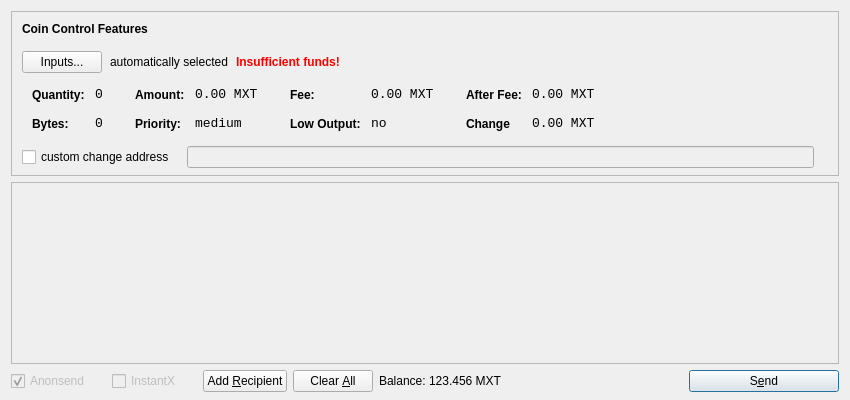
<?xml version="1.0" encoding="UTF-8"?>
<ui version="4.0">
 <class>SendCoinsDialog</class>
 <widget class="QDialog" name="SendCoinsDialog">
  <property name="geometry">
   <rect>
    <x>0</x>
    <y>0</y>
    <width>850</width>
    <height>400</height>
   </rect>
  </property>
  <property name="windowTitle">
   <string>Send Coins</string>
  </property>
  <layout class="QVBoxLayout" name="verticalLayout" stretch="0,1,0">
   <property name="bottomMargin">
    <number>8</number>
   </property>
   <item>
    <widget class="QFrame" name="frameCoinControl">
     <property name="sizePolicy">
      <sizepolicy hsizetype="Expanding" vsizetype="Expanding">
       <horstretch>0</horstretch>
       <verstretch>0</verstretch>
      </sizepolicy>
     </property>
     <property name="maximumSize">
      <size>
       <width>16777215</width>
       <height>16777215</height>
      </size>
     </property>
     <property name="frameShape">
      <enum>QFrame::StyledPanel</enum>
     </property>
     <property name="frameShadow">
      <enum>QFrame::Sunken</enum>
     </property>
     <layout class="QVBoxLayout" name="verticalLayoutCoinControl2">
      <property name="spacing">
       <number>-1</number>
      </property>
      <property name="leftMargin">
       <number>0</number>
      </property>
      <property name="topMargin">
       <number>0</number>
      </property>
      <property name="rightMargin">
       <number>0</number>
      </property>
      <property name="bottomMargin">
       <number>6</number>
      </property>
      <item>
       <layout class="QVBoxLayout" name="verticalLayoutCoinControl" stretch="0,0,0,0,1">
        <property name="spacing">
         <number>0</number>
        </property>
        <property name="leftMargin">
         <number>10</number>
        </property>
        <property name="topMargin">
         <number>10</number>
        </property>
        <item>
         <layout class="QHBoxLayout" name="horizontalLayoutCoinControl1">
          <property name="bottomMargin">
           <number>15</number>
          </property>
          <item>
           <widget class="QLabel" name="labelCoinControlFeatures">
            <property name="sizePolicy">
             <sizepolicy hsizetype="Preferred" vsizetype="Maximum">
              <horstretch>0</horstretch>
              <verstretch>0</verstretch>
             </sizepolicy>
            </property>
            <property name="font">
             <font>
              <weight>75</weight>
              <bold>true</bold>
             </font>
            </property>
            <property name="styleSheet">
             <string notr="true">font-weight:bold;</string>
            </property>
            <property name="text">
             <string>Coin Control Features</string>
            </property>
           </widget>
          </item>
         </layout>
        </item>
        <item>
         <layout class="QHBoxLayout" name="horizontalLayoutCoinControl2" stretch="0,0,0,0">
          <property name="spacing">
           <number>8</number>
          </property>
          <property name="bottomMargin">
           <number>10</number>
          </property>
          <item>
           <widget class="QPushButton" name="pushButtonCoinControl">
            <property name="styleSheet">
             <string notr="true"/>
            </property>
            <property name="text">
             <string>Inputs...</string>
            </property>
           </widget>
          </item>
          <item>
           <widget class="QLabel" name="labelCoinControlAutomaticallySelected">
            <property name="text">
             <string>automatically selected</string>
            </property>
            <property name="margin">
             <number>5</number>
            </property>
           </widget>
          </item>
          <item>
           <widget class="QLabel" name="labelCoinControlInsuffFunds">
            <property name="font">
             <font>
              <weight>75</weight>
              <bold>true</bold>
             </font>
            </property>
            <property name="styleSheet">
             <string notr="true">color:red;font-weight:bold;</string>
            </property>
            <property name="text">
             <string>Insufficient funds!</string>
            </property>
            <property name="margin">
             <number>5</number>
            </property>
           </widget>
          </item>
          <item>
           <spacer name="horizontalSpacerCoinControl">
            <property name="orientation">
             <enum>Qt::Horizontal</enum>
            </property>
            <property name="sizeHint" stdset="0">
             <size>
              <width>40</width>
              <height>1</height>
             </size>
            </property>
           </spacer>
          </item>
         </layout>
        </item>
        <item>
         <widget class="QWidget" name="widgetCoinControl" native="true">
          <property name="sizePolicy">
           <sizepolicy hsizetype="Preferred" vsizetype="Preferred">
            <horstretch>0</horstretch>
            <verstretch>0</verstretch>
           </sizepolicy>
          </property>
          <property name="minimumSize">
           <size>
            <width>0</width>
            <height>0</height>
           </size>
          </property>
          <property name="styleSheet">
           <string notr="true"/>
          </property>
          <layout class="QHBoxLayout" name="horizontalLayoutCoinControl5">
           <property name="margin">
            <number>0</number>
           </property>
           <item>
            <layout class="QHBoxLayout" name="horizontalLayoutCoinControl3" stretch="0,0,0,1">
             <property name="spacing">
              <number>20</number>
             </property>
             <property name="topMargin">
              <number>0</number>
             </property>
             <property name="bottomMargin">
              <number>10</number>
             </property>
             <item>
              <layout class="QFormLayout" name="formLayoutCoinControl1">
               <property name="horizontalSpacing">
                <number>10</number>
               </property>
               <property name="verticalSpacing">
                <number>14</number>
               </property>
               <property name="leftMargin">
                <number>10</number>
               </property>
               <property name="topMargin">
                <number>4</number>
               </property>
               <property name="rightMargin">
                <number>6</number>
               </property>
               <item row="0" column="0">
                <widget class="QLabel" name="labelCoinControlQuantityText">
                 <property name="styleSheet">
                  <string notr="true">font-weight:bold;</string>
                 </property>
                 <property name="text">
                  <string>Quantity:</string>
                 </property>
                 <property name="margin">
                  <number>0</number>
                 </property>
                </widget>
               </item>
               <item row="0" column="1">
                <widget class="QLabel" name="labelCoinControlQuantity">
                 <property name="font">
                  <font>
                   <family>Monospace</family>
                   <pointsize>10</pointsize>
                  </font>
                 </property>
                 <property name="cursor">
                  <cursorShape>IBeamCursor</cursorShape>
                 </property>
                 <property name="contextMenuPolicy">
                  <enum>Qt::ActionsContextMenu</enum>
                 </property>
                 <property name="text">
                  <string>0</string>
                 </property>
                 <property name="margin">
                  <number>0</number>
                 </property>
                 <property name="textInteractionFlags">
                  <set>Qt::LinksAccessibleByMouse|Qt::TextSelectableByKeyboard|Qt::TextSelectableByMouse</set>
                 </property>
                </widget>
               </item>
               <item row="1" column="0">
                <widget class="QLabel" name="labelCoinControlBytesText">
                 <property name="styleSheet">
                  <string notr="true">font-weight:bold;</string>
                 </property>
                 <property name="text">
                  <string>Bytes:</string>
                 </property>
                </widget>
               </item>
               <item row="1" column="1">
                <widget class="QLabel" name="labelCoinControlBytes">
                 <property name="font">
                  <font>
                   <family>Monospace</family>
                   <pointsize>10</pointsize>
                  </font>
                 </property>
                 <property name="cursor">
                  <cursorShape>IBeamCursor</cursorShape>
                 </property>
                 <property name="contextMenuPolicy">
                  <enum>Qt::ActionsContextMenu</enum>
                 </property>
                 <property name="text">
                  <string>0</string>
                 </property>
                 <property name="textInteractionFlags">
                  <set>Qt::LinksAccessibleByMouse|Qt::TextSelectableByKeyboard|Qt::TextSelectableByMouse</set>
                 </property>
                </widget>
               </item>
              </layout>
             </item>
             <item>
              <layout class="QFormLayout" name="formLayoutCoinControl2">
               <property name="horizontalSpacing">
                <number>10</number>
               </property>
               <property name="verticalSpacing">
                <number>14</number>
               </property>
               <property name="leftMargin">
                <number>6</number>
               </property>
               <property name="topMargin">
                <number>4</number>
               </property>
               <property name="rightMargin">
                <number>6</number>
               </property>
               <item row="0" column="0">
                <widget class="QLabel" name="labelCoinControlAmountText">
                 <property name="styleSheet">
                  <string notr="true">font-weight:bold;</string>
                 </property>
                 <property name="text">
                  <string>Amount:</string>
                 </property>
                 <property name="margin">
                  <number>0</number>
                 </property>
                </widget>
               </item>
               <item row="0" column="1">
                <widget class="QLabel" name="labelCoinControlAmount">
                 <property name="font">
                  <font>
                   <family>Monospace</family>
                   <pointsize>10</pointsize>
                  </font>
                 </property>
                 <property name="cursor">
                  <cursorShape>IBeamCursor</cursorShape>
                 </property>
                 <property name="contextMenuPolicy">
                  <enum>Qt::ActionsContextMenu</enum>
                 </property>
                 <property name="text">
                  <string>0.00 MXT</string>
                 </property>
                 <property name="textInteractionFlags">
                  <set>Qt::LinksAccessibleByMouse|Qt::TextSelectableByKeyboard|Qt::TextSelectableByMouse</set>
                 </property>
                </widget>
               </item>
               <item row="1" column="0">
                <widget class="QLabel" name="labelCoinControlPriorityText">
                 <property name="styleSheet">
                  <string notr="true">font-weight:bold;</string>
                 </property>
                 <property name="text">
                  <string>Priority:</string>
                 </property>
                </widget>
               </item>
               <item row="1" column="1">
                <widget class="QLabel" name="labelCoinControlPriority">
                 <property name="font">
                  <font>
                   <family>Monospace</family>
                   <pointsize>10</pointsize>
                  </font>
                 </property>
                 <property name="cursor">
                  <cursorShape>IBeamCursor</cursorShape>
                 </property>
                 <property name="contextMenuPolicy">
                  <enum>Qt::ActionsContextMenu</enum>
                 </property>
                 <property name="text">
                  <string>medium</string>
                 </property>
                 <property name="textInteractionFlags">
                  <set>Qt::LinksAccessibleByMouse|Qt::TextSelectableByKeyboard|Qt::TextSelectableByMouse</set>
                 </property>
                </widget>
               </item>
              </layout>
             </item>
             <item>
              <layout class="QFormLayout" name="formLayoutCoinControl3">
               <property name="horizontalSpacing">
                <number>10</number>
               </property>
               <property name="verticalSpacing">
                <number>14</number>
               </property>
               <property name="leftMargin">
                <number>6</number>
               </property>
               <property name="topMargin">
                <number>4</number>
               </property>
               <property name="rightMargin">
                <number>6</number>
               </property>
               <item row="0" column="0">
                <widget class="QLabel" name="labelCoinControlFeeText">
                 <property name="styleSheet">
                  <string notr="true">font-weight:bold;</string>
                 </property>
                 <property name="text">
                  <string>Fee:</string>
                 </property>
                 <property name="margin">
                  <number>0</number>
                 </property>
                </widget>
               </item>
               <item row="0" column="1">
                <widget class="QLabel" name="labelCoinControlFee">
                 <property name="font">
                  <font>
                   <family>Monospace</family>
                   <pointsize>10</pointsize>
                  </font>
                 </property>
                 <property name="cursor">
                  <cursorShape>IBeamCursor</cursorShape>
                 </property>
                 <property name="contextMenuPolicy">
                  <enum>Qt::ActionsContextMenu</enum>
                 </property>
                 <property name="text">
                  <string>0.00 MXT</string>
                 </property>
                 <property name="textInteractionFlags">
                  <set>Qt::LinksAccessibleByMouse|Qt::TextSelectableByKeyboard|Qt::TextSelectableByMouse</set>
                 </property>
                </widget>
               </item>
               <item row="1" column="0">
                <widget class="QLabel" name="labelCoinControlLowOutputText">
                 <property name="styleSheet">
                  <string notr="true">font-weight:bold;</string>
                 </property>
                 <property name="text">
                  <string>Low Output:</string>
                 </property>
                </widget>
               </item>
               <item row="1" column="1">
                <widget class="QLabel" name="labelCoinControlLowOutput">
                 <property name="font">
                  <font>
                   <family>Monospace</family>
                   <pointsize>10</pointsize>
                  </font>
                 </property>
                 <property name="cursor">
                  <cursorShape>IBeamCursor</cursorShape>
                 </property>
                 <property name="contextMenuPolicy">
                  <enum>Qt::ActionsContextMenu</enum>
                 </property>
                 <property name="text">
                  <string>no</string>
                 </property>
                 <property name="textInteractionFlags">
                  <set>Qt::LinksAccessibleByMouse|Qt::TextSelectableByKeyboard|Qt::TextSelectableByMouse</set>
                 </property>
                </widget>
               </item>
              </layout>
             </item>
             <item>
              <layout class="QFormLayout" name="formLayoutCoinControl4">
               <property name="horizontalSpacing">
                <number>10</number>
               </property>
               <property name="verticalSpacing">
                <number>14</number>
               </property>
               <property name="leftMargin">
                <number>6</number>
               </property>
               <property name="topMargin">
                <number>4</number>
               </property>
               <property name="rightMargin">
                <number>6</number>
               </property>
               <item row="0" column="0">
                <widget class="QLabel" name="labelCoinControlAfterFeeText">
                 <property name="styleSheet">
                  <string notr="true">font-weight:bold;</string>
                 </property>
                 <property name="text">
                  <string>After Fee:</string>
                 </property>
                 <property name="margin">
                  <number>0</number>
                 </property>
                </widget>
               </item>
               <item row="0" column="1">
                <widget class="QLabel" name="labelCoinControlAfterFee">
                 <property name="font">
                  <font>
                   <family>Monospace</family>
                   <pointsize>10</pointsize>
                  </font>
                 </property>
                 <property name="cursor">
                  <cursorShape>IBeamCursor</cursorShape>
                 </property>
                 <property name="contextMenuPolicy">
                  <enum>Qt::ActionsContextMenu</enum>
                 </property>
                 <property name="text">
                  <string>0.00 MXT</string>
                 </property>
                 <property name="textInteractionFlags">
                  <set>Qt::LinksAccessibleByMouse|Qt::TextSelectableByKeyboard|Qt::TextSelectableByMouse</set>
                 </property>
                </widget>
               </item>
               <item row="1" column="0">
                <widget class="QLabel" name="labelCoinControlChangeText">
                 <property name="styleSheet">
                  <string notr="true">font-weight:bold;</string>
                 </property>
                 <property name="text">
                  <string>Change</string>
                 </property>
                </widget>
               </item>
               <item row="1" column="1">
                <widget class="QLabel" name="labelCoinControlChange">
                 <property name="font">
                  <font>
                   <family>Monospace</family>
                   <pointsize>10</pointsize>
                  </font>
                 </property>
                 <property name="cursor">
                  <cursorShape>IBeamCursor</cursorShape>
                 </property>
                 <property name="contextMenuPolicy">
                  <enum>Qt::ActionsContextMenu</enum>
                 </property>
                 <property name="text">
                  <string>0.00 MXT</string>
                 </property>
                 <property name="textInteractionFlags">
                  <set>Qt::LinksAccessibleByMouse|Qt::TextSelectableByKeyboard|Qt::TextSelectableByMouse</set>
                 </property>
                </widget>
               </item>
              </layout>
             </item>
            </layout>
           </item>
          </layout>
         </widget>
        </item>
        <item>
         <layout class="QHBoxLayout" name="horizontalLayoutCoinControl4" stretch="0,0,0">
          <property name="spacing">
           <number>12</number>
          </property>
          <property name="sizeConstraint">
           <enum>QLayout::SetDefaultConstraint</enum>
          </property>
          <property name="topMargin">
           <number>5</number>
          </property>
          <property name="rightMargin">
           <number>5</number>
          </property>
          <item>
           <widget class="QCheckBox" name="checkBoxCoinControlChange">
            <property name="text">
             <string>custom change address</string>
            </property>
           </widget>
          </item>
          <item>
           <widget class="QLineEdit" name="lineEditCoinControlChange">
            <property name="enabled">
             <bool>false</bool>
            </property>
            <property name="sizePolicy">
             <sizepolicy hsizetype="Expanding" vsizetype="Fixed">
              <horstretch>0</horstretch>
              <verstretch>0</verstretch>
             </sizepolicy>
            </property>
           </widget>
          </item>
          <item>
           <widget class="QLabel" name="labelCoinControlChangeLabel">
            <property name="sizePolicy">
             <sizepolicy hsizetype="Preferred" vsizetype="Expanding">
              <horstretch>0</horstretch>
              <verstretch>0</verstretch>
             </sizepolicy>
            </property>
            <property name="minimumSize">
             <size>
              <width>0</width>
              <height>0</height>
             </size>
            </property>
            <property name="text">
             <string/>
            </property>
            <property name="margin">
             <number>3</number>
            </property>
           </widget>
          </item>
         </layout>
        </item>
        <item>
         <spacer name="verticalSpacerCoinControl">
          <property name="orientation">
           <enum>Qt::Vertical</enum>
          </property>
          <property name="sizeHint" stdset="0">
           <size>
            <width>800</width>
            <height>1</height>
           </size>
          </property>
         </spacer>
        </item>
       </layout>
      </item>
     </layout>
    </widget>
   </item>
   <item>
    <widget class="QScrollArea" name="scrollArea">
     <property name="widgetResizable">
      <bool>true</bool>
     </property>
     <widget class="QWidget" name="scrollAreaWidgetContents">
      <property name="geometry">
       <rect>
        <x>0</x>
        <y>0</y>
        <width>836</width>
        <height>170</height>
       </rect>
      </property>
      <layout class="QVBoxLayout" name="verticalLayout_2">
       <property name="margin">
        <number>0</number>
       </property>
       <item>
        <layout class="QVBoxLayout" name="entries">
         <property name="spacing">
          <number>6</number>
         </property>
        </layout>
       </item>
       <item>
        <spacer name="verticalSpacer">
         <property name="orientation">
          <enum>Qt::Vertical</enum>
         </property>
         <property name="sizeHint" stdset="0">
          <size>
           <width>20</width>
           <height>40</height>
          </size>
         </property>
        </spacer>
       </item>
      </layout>
     </widget>
    </widget>
   </item>
   <item>
    <layout class="QHBoxLayout" name="horizontalLayout">
     <item>
      <widget class="QCheckBox" name="checkUseAnonsend">
       <property name="enabled">
        <bool>false</bool>
       </property>
       <property name="minimumSize">
        <size>
         <width>95</width>
         <height>0</height>
        </size>
       </property>
       <property name="styleSheet">
        <string notr="true"/>
       </property>
       <property name="text">
        <string>Anonsend</string>
       </property>
       <property name="checked">
        <bool>true</bool>
       </property>
      </widget>
     </item>
     <item>
      <widget class="QCheckBox" name="checkInstantX">
       <property name="enabled">
        <bool>false</bool>
       </property>
       <property name="minimumSize">
        <size>
         <width>85</width>
         <height>0</height>
        </size>
       </property>
       <property name="styleSheet">
        <string notr="true"/>
       </property>
       <property name="text">
        <string>InstantX</string>
       </property>
      </widget>
     </item>
     <item>
      <widget class="QPushButton" name="addButton">
       <property name="toolTip">
        <string>Send to multiple recipients at once</string>
       </property>
       <property name="text">
        <string>Add &amp;Recipient</string>
       </property>
       <property name="icon">
        <iconset resource="../bitcoin.qrc">
         <normaloff>:/icons/add</normaloff>:/icons/add</iconset>
       </property>
       <property name="autoDefault">
        <bool>false</bool>
       </property>
      </widget>
     </item>
     <item>
      <widget class="QPushButton" name="clearButton">
       <property name="sizePolicy">
        <sizepolicy hsizetype="Minimum" vsizetype="Fixed">
         <horstretch>0</horstretch>
         <verstretch>0</verstretch>
        </sizepolicy>
       </property>
       <property name="toolTip">
        <string>Remove all transaction fields</string>
       </property>
       <property name="text">
        <string>Clear &amp;All</string>
       </property>
       <property name="icon">
        <iconset resource="../bitcoin.qrc">
         <normaloff>:/icons/remove</normaloff>:/icons/remove</iconset>
       </property>
       <property name="autoRepeatDelay">
        <number>300</number>
       </property>
       <property name="autoDefault">
        <bool>false</bool>
       </property>
      </widget>
     </item>
     <item>
      <layout class="QHBoxLayout" name="horizontalLayout_2">
       <property name="spacing">
        <number>3</number>
       </property>
       <item>
        <widget class="QLabel" name="label">
         <property name="sizePolicy">
          <sizepolicy hsizetype="Preferred" vsizetype="Fixed">
           <horstretch>0</horstretch>
           <verstretch>0</verstretch>
          </sizepolicy>
         </property>
         <property name="text">
          <string>Balance:</string>
         </property>
        </widget>
       </item>
       <item>
        <widget class="QLabel" name="labelBalance">
         <property name="sizePolicy">
          <sizepolicy hsizetype="Preferred" vsizetype="Fixed">
           <horstretch>0</horstretch>
           <verstretch>0</verstretch>
          </sizepolicy>
         </property>
         <property name="cursor">
          <cursorShape>IBeamCursor</cursorShape>
         </property>
         <property name="text">
          <string>123.456 MXT</string>
         </property>
         <property name="textInteractionFlags">
          <set>Qt::LinksAccessibleByMouse|Qt::TextSelectableByKeyboard|Qt::TextSelectableByMouse</set>
         </property>
        </widget>
       </item>
      </layout>
     </item>
     <item>
      <spacer name="horizontalSpacer">
       <property name="orientation">
        <enum>Qt::Horizontal</enum>
       </property>
       <property name="sizeHint" stdset="0">
        <size>
         <width>40</width>
         <height>20</height>
        </size>
       </property>
      </spacer>
     </item>
     <item>
      <widget class="QPushButton" name="sendButton">
       <property name="minimumSize">
        <size>
         <width>150</width>
         <height>0</height>
        </size>
       </property>
       <property name="toolTip">
        <string>Confirm the send action</string>
       </property>
       <property name="text">
        <string>S&amp;end</string>
       </property>
       <property name="icon">
        <iconset resource="../bitcoin.qrc">
         <normaloff>:/icons/send</normaloff>:/icons/send</iconset>
       </property>
       <property name="default">
        <bool>true</bool>
       </property>
      </widget>
     </item>
    </layout>
   </item>
  </layout>
 </widget>
 <resources>
  <include location="../bitcoin.qrc"/>
 </resources>
 <connections/>
</ui>
